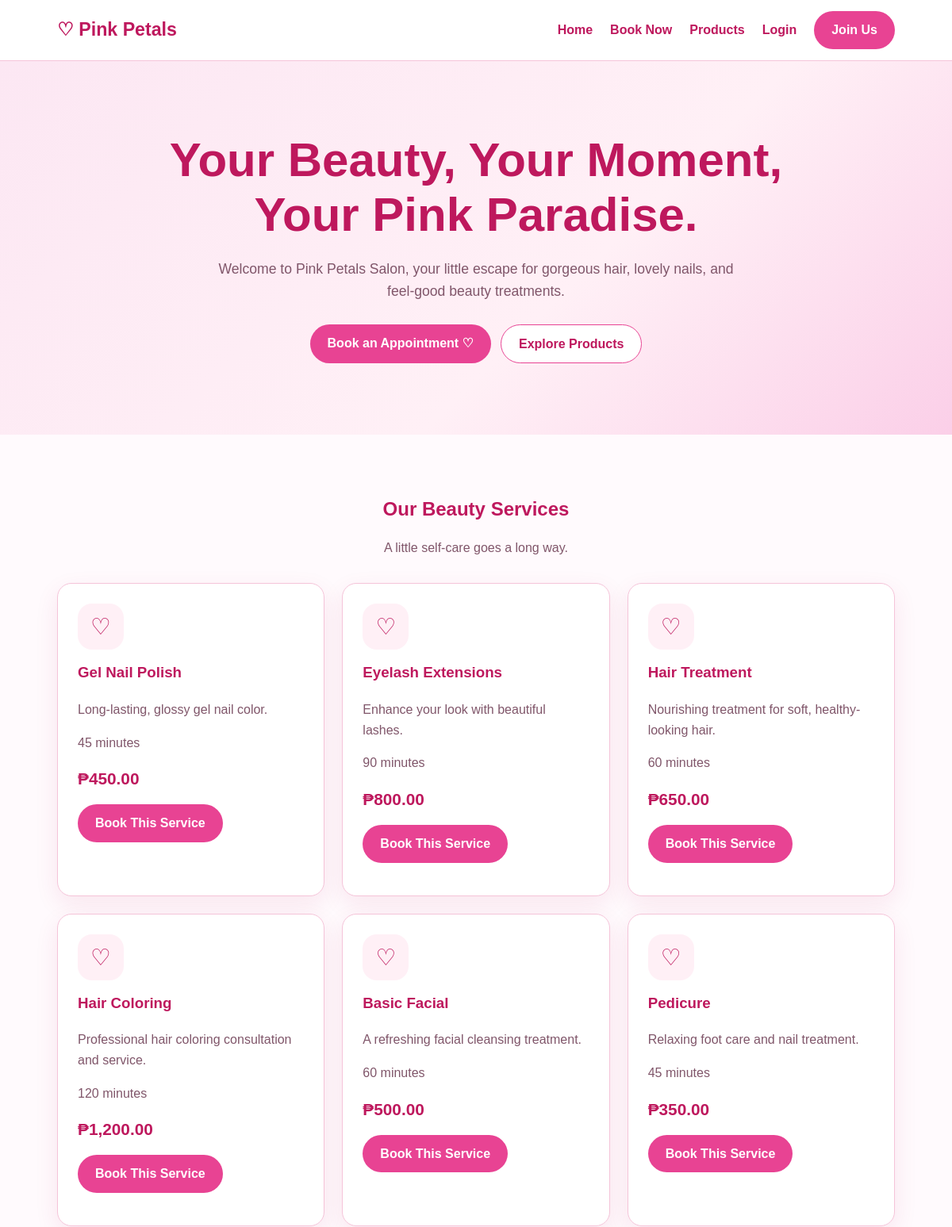
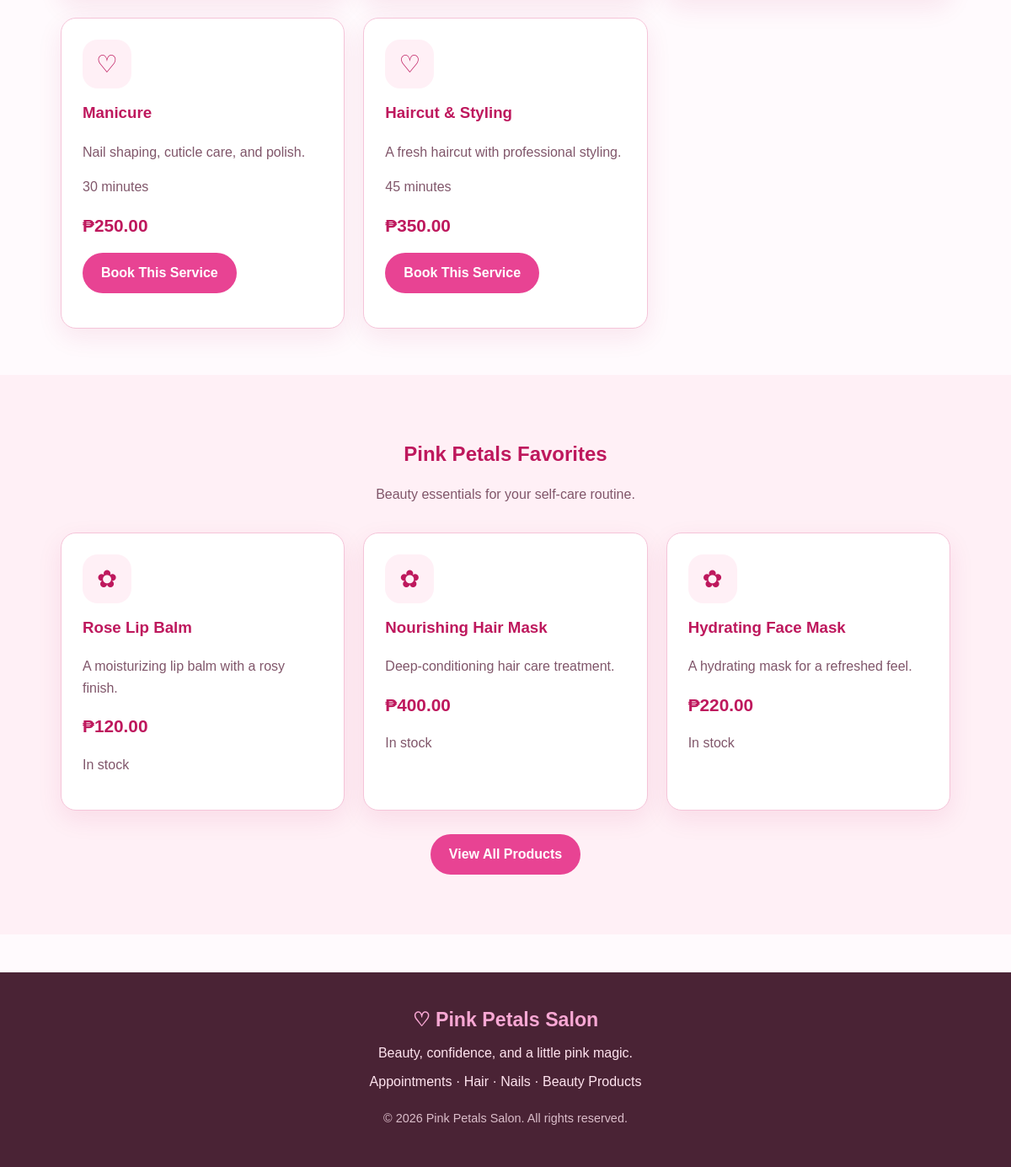
The page / on the database its author committed (2 pictures, top to bottom).
### tables this page shows
CREATE TABLE `services` (
  `id` int(11) NOT NULL AUTO_INCREMENT,
  `name` varchar(100) NOT NULL,
  `description` text DEFAULT NULL,
  `price` decimal(10,2) NOT NULL DEFAULT 0.00,
  `duration` int(11) NOT NULL DEFAULT 30,
  `created_at` timestamp NOT NULL DEFAULT current_timestamp(),
  PRIMARY KEY (`id`)
);

CREATE TABLE `products` (
  `id` int(11) NOT NULL AUTO_INCREMENT,
  `name` varchar(100) NOT NULL,
  `description` text DEFAULT NULL,
  `price` decimal(10,2) NOT NULL DEFAULT 0.00,
  `stock` int(11) NOT NULL DEFAULT 0,
  `created_at` timestamp NOT NULL DEFAULT current_timestamp(),
  PRIMARY KEY (`id`)
);

### db.php (called while the page is built, shortened)
<?php
function e($value) {
    return htmlspecialchars((string)$value, ENT_QUOTES, 'UTF-8');
}
?>

### index.php (the view, shortened to what this page needs)
<?php
require 'db.php';
$services = mysqli_query($conn, "SELECT * FROM services ORDER BY id DESC");
$products = mysqli_query($conn, "SELECT * FROM products ORDER BY id DESC LIMIT 3");
require 'header.php';
?>
<section class="hero">
    <h1>Your Beauty, Your Moment, Your Pink Paradise.</h1>
    <p>
        Welcome to Pink Petals Salon, your little escape for gorgeous hair,
        lovely nails, and feel-good beauty treatments.
    </p>
    <div class="hero-actions">
        <a class="btn" href="book.php">Book an Appointment ♡</a>
        <a class="btn btn-outline" href="products.php">Explore Products</a>
    </div>
</section>
<section class="section">
    <div class="section-heading">
        <h2>Our Beauty Services</h2>
        <p>A little self-care goes a long way.</p>
    </div>
    <div class="grid">
        <?php while ($service = mysqli_fetch_assoc($services)): ?>
            <article class="card">
                <div class="card-symbol">♡</div>
                <h3><?= e($service['name']) ?></h3>
                <p><?= e($service['description']) ?></p>
                <p><?= (int)$service['duration'] ?> minutes</p>
                <div class="price">₱<?= number_format($service['price'], 2) ?></div>
                <p><a class="btn" href="book.php">Book This Service</a></p>
            </article>
        <?php endwhile; ?>
    </div>
</section>
<section class="section" style="background:#fff0f6">
    <div class="section-heading">
        <h2>Pink Petals Favorites</h2>
        <p>Beauty essentials for your self-care routine.</p>
    </div>
    <div class="grid">
        <?php while ($product = mysqli_fetch_assoc($products)): ?>
            <article class="card">
                <div class="card-symbol">✿</div>
                <h3><?= e($product['name']) ?></h3>
                <p><?= e($product['description']) ?></p>
                <div class="price">₱<?= number_format($product['price'], 2) ?></div>
                <p class="muted">
                    <?= (int)$product['stock'] > 0 ? 'In stock' : 'Currently unavailable' ?>
                </p>
            </article>
        <?php endwhile; ?>
    </div>
    <p style="text-align:center;margin-top:28px">
        <a class="btn" href="products.php">View All Products</a>
    </p>
</section>
<?php require 'footer.php'; ?>

### header.php (shortened to what this page needs)
<!DOCTYPE html>
<html lang="en">
<head>
    <link rel="stylesheet" href="style.css">
</head>
<body>
<header class="site-header">
    <a class="brand" href="index.php">♡ Pink Petals</a>
    <nav id="mainNav" class="main-nav">
        <a href="index.php">Home</a>
        <a href="book.php">Book Now</a>
        <a href="products.php">Products</a>
        <?php if (isset($_SESSION['user_id'])): ?>
            <a href="my-bookings.php">My Bookings</a>
            <?php if ($_SESSION['role'] === 'admin'): ?>
                <a href="admin.php">Admin</a>
            <?php endif; ?>
            <a href="logout.php">Logout</a>
        <?php else: ?>
            <a href="login.php">Login</a>
            <a class="nav-cta" href="register.php">Join Us</a>
        <?php endif; ?>
    </nav>
</header>
<main>

### footer.php
</main>
<footer class="site-footer">
    <div class="footer-brand">♡ Pink Petals Salon</div>
    <p>Beauty, confidence, and a little pink magic.</p>
    <p>Appointments · Hair · Nails · Beauty Products</p>
    <p class="copyright">
        &copy; <?= date('Y') ?> Pink Petals Salon. All rights reserved.
    </p>
</footer>
</body>
</html>

### style.css (style rules this page uses)
:root { --pink: #e84393; --pink-dark: #be185d; --pink-light: #fff0f6; --pink-soft: #fce7f3; --white: #ffffff; --text: #4a2335; --muted: #80566a; --border: #f5c4d9; --shadow: 0 10px 30px rgba(190, 24, 93, .09); }
* { box-sizing: border-box; }
body { margin: 0; font-family: Arial, Helvetica, sans-serif; color: var(--text); background: #fffafd; line-height: 1.6; }
a { color: var(--pink-dark); text-decoration: none; }
button, .btn { cursor: pointer; }
.site-header { background: white; border-bottom: 1px solid var(--border); min-height: 76px; padding: 14px 6%; display: flex; align-items: center; justify-content: space-between; gap: 20px; position: relative; }
.brand, .footer-brand { font-size: 1.45rem; font-weight: 800; color: var(--pink-dark); }
.main-nav { display: flex; gap: 22px; align-items: center; flex-wrap: wrap; }
.main-nav a { font-weight: 600; }
.nav-cta, .btn { display: inline-block; border: 0; border-radius: 999px; background: var(--pink); color: white; padding: 11px 22px; font-weight: 700; transition: .2s; }
.btn-outline { background: white; color: var(--pink-dark); border: 1px solid var(--pink); }
main { min-height: 65vh; }
.hero { background: linear-gradient(135deg, #fce7f3, #fff0f6 60%, #fbcfe8); padding: 90px 7%; text-align: center; }
.hero h1 { font-size: clamp(2.2rem, 5vw, 4rem); line-height: 1.15; margin: 0 auto 20px; max-width: 850px; color: var(--pink-dark); }
.hero p { max-width: 650px; margin: 0 auto 28px; color: var(--muted); font-size: 1.1rem; }
.hero-actions { display: flex; justify-content: center; gap: 12px; flex-wrap: wrap; }
.section { padding: 55px 6%; }
.section-heading { text-align: center; margin-bottom: 32px; }
.section-heading h2 { color: var(--pink-dark); margin-bottom: 6px; }
.section-heading p { color: var(--muted); }
.grid { display: grid; grid-template-columns: repeat(3, minmax(0, 1fr)); gap: 22px; }
.card { background: white; border: 1px solid var(--border); border-radius: 18px; padding: 25px; box-shadow: var(--shadow); min-width: 0; }
.card h3 { color: var(--pink-dark); margin-top: 0; }
.card p { color: var(--muted); }
.card-symbol { width: 58px; height: 58px; border-radius: 18px; background: var(--pink-light); color: var(--pink-dark); display: grid; place-items: center; font-size: 1.8rem; margin-bottom: 14px; }
.price { font-size: 1.3rem; font-weight: 800; color: var(--pink-dark); }
.muted { color: var(--muted); }
.site-footer { background: #4a2335; color: #ffe4ef; padding: 38px 6%; text-align: center; margin-top: 45px; }
.site-footer p { margin: 8px 0; }
.site-footer .footer-brand { color: #f9a8d4; }
.copyright { font-size: .9rem; opacity: .8; margin-top: 20px !important; }

### rows shown on the page
services: name "Gel Nail Polish", description "Long-lasting, glossy gel nail color.", duration "45", price "450.00"
services: name "Eyelash Extensions", description "Enhance your look with beautiful lashes.", duration "90", price "800.00"
services: name "Hair Treatment", description "Nourishing treatment for soft, healthy-looking hair.", duration "60", price "650.00"
services: name "Hair Coloring", description "Professional hair coloring consultation and service.", duration "120", price "1,200.00"
services: name "Basic Facial", description "A refreshing facial cleansing treatment.", duration "60", price "500.00"
services: name "Pedicure", description "Relaxing foot care and nail treatment.", duration "45", price "350.00"
services: name "Manicure", description "Nail shaping, cuticle care, and polish.", duration "30", price "250.00"
services: name "Haircut & Styling", description "A fresh haircut with professional styling.", duration "45", price "350.00"
products: name "Rose Lip Balm", description "A moisturizing lip balm with a rosy finish.", price "120.00", stock "In stock"
products: name "Nourishing Hair Mask", description "Deep-conditioning hair care treatment.", price "400.00", stock "In stock"
products: name "Hydrating Face Mask", description "A hydrating mask for a refreshed feel.", price "220.00", stock "In stock"
